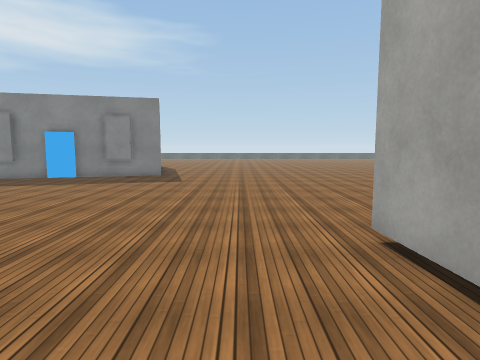
[1] (above)

16 first-person views from a walk through a Unity game level. The camera is 1.5 m above the floor, tilts 6° down and sees 75° across. The floor is counted in squares, 1 m on a side. Each view is taken from the middle of a square. On the plan, view 1 faces up. The plan holds only what a view shows up to about 15 squares ahead; the rest is blank. The place goes on beyond the plan. Some animated figures are left out. Surface patterns are stand-ins for the level's own textures.

[2]
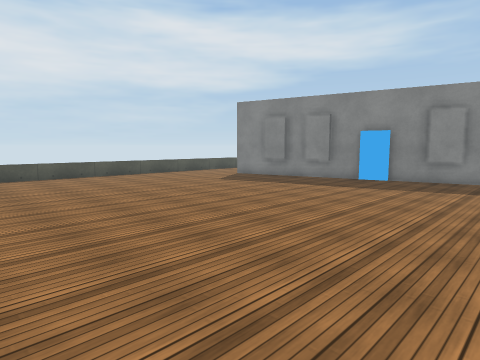

[3]
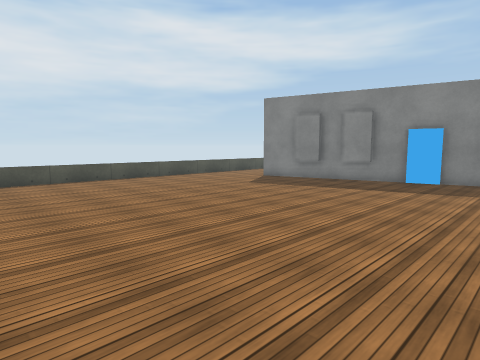

[4]
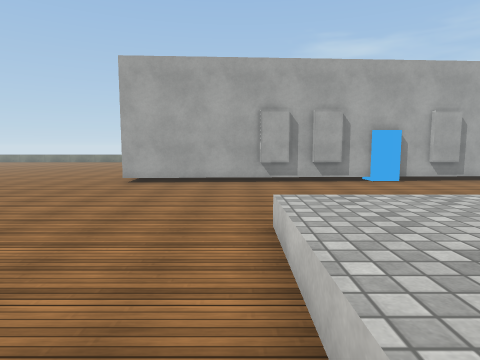

[5]
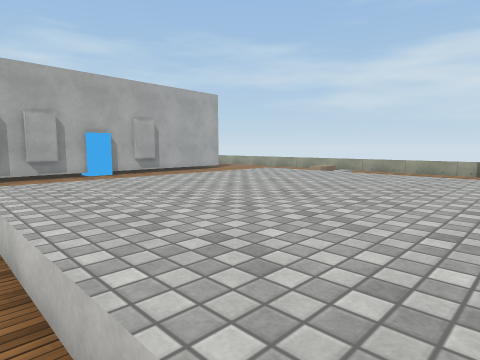

[6]
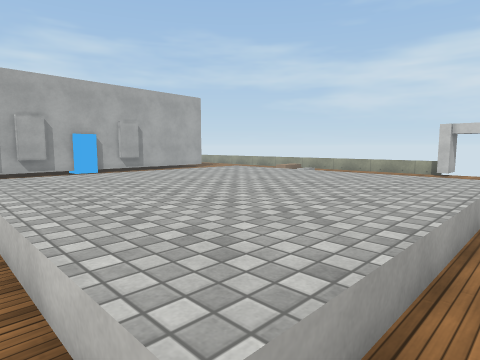

[7]
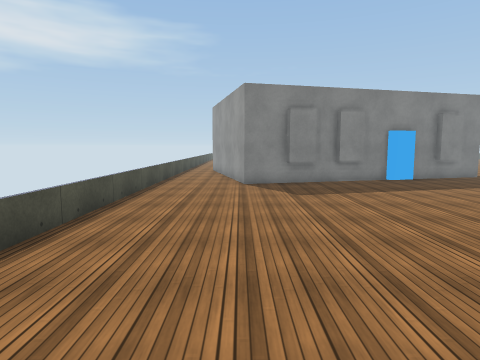

[8]
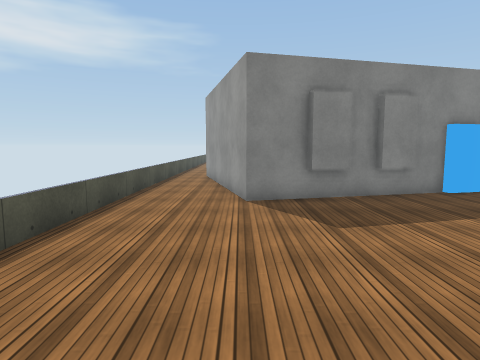

[9]
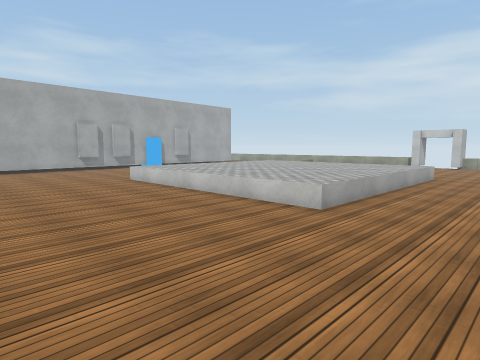

[10]
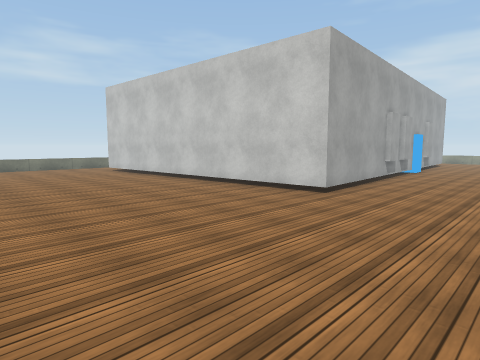

[11]
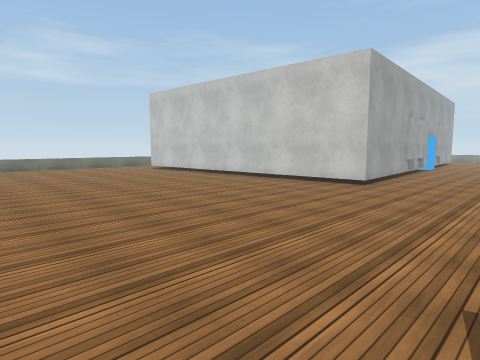

[12]
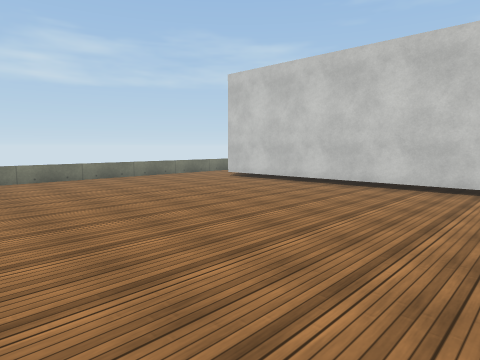

[13]
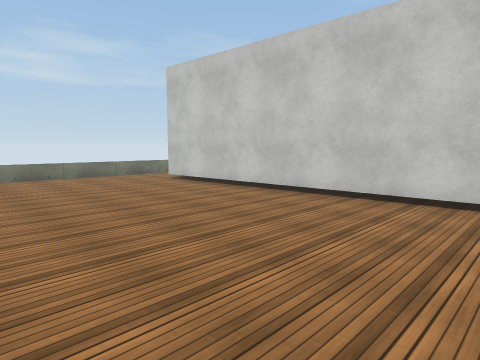

[14]
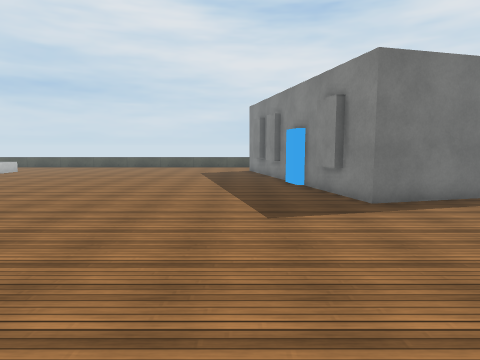

[15]
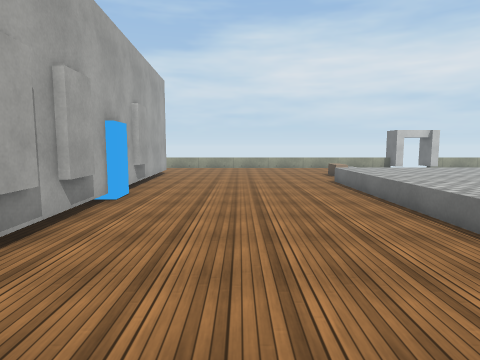

[16]
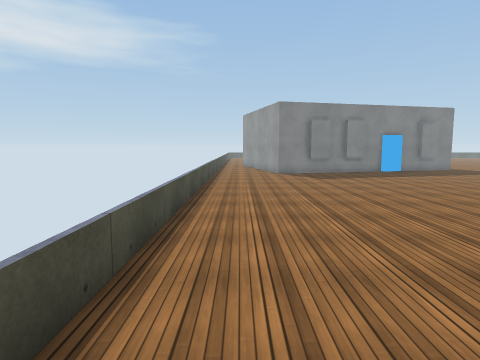

### Floor plan
Key: @ floor where view 1 was taken; # wall or solid block; . floor; = window, fence, low wall or low ledge; ^ raised ledge; O other object.
Columns run from 20 left of view 1 to 15 right of it. Each row starts with its distance up from view 1.
 17 =..##          ##.....   . ...
 16 =...#      O####....................
 15 =...#  ##O#OO.......................
 14 =...##OO.O..........................
 13 =...................................
 12 =...................................
 11 =...................................
 10 =...................................
  9 =...................................
  8 =...................................
  7 =...................................
  6 =..................................#
  5 =.....................##############
  4 =.....................#
  3 =.....................#
  2 =.....................#
  1 =.....................##
  0 =...................@..#
 -1 =....^^^^^^^^^^^......OO
 -2 =....^^^^^^^^^^^......O#
 -3   ...^^^^^^^^^^^.......#
 -4   ...^^^^^^^^^^^......OO
 -5   ...^^^^^^^^^^^.......#
 -6    ..^^^^^^^^^^^.......O
 -7    ..^^^^^^^^^^^.......#
 -8    ..^^^^^^^^^^^.......O

Positions as (right, up) in squares from view 1, and headings:
1: (0, 0), facing up
2: (-3, 1), facing up-left
3: (-5, 1), facing up-left
4: (-11, 0), facing right
5: (-14, 0), facing down-right
6: (-16, 0), facing down-right
7: (-16, 1), facing up
8: (-16, 5), facing up
9: (-19, 6), facing down-right
10: (-3, 14), facing down-right
11: (-3, 17), facing down-right
12: (5, 17), facing down-right
13: (4, 14), facing down-right
14: (4, 13), facing left
15: (-1, 3), facing down
16: (-18, -4), facing up
